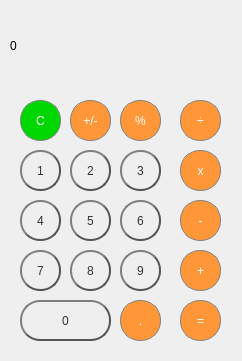
<?xml version="1.0" encoding="UTF-8"?>
<ui version="4.0">
 <class>MainWindow</class>
 <widget class="QMainWindow" name="MainWindow">
  <property name="geometry">
   <rect>
    <x>0</x>
    <y>0</y>
    <width>242</width>
    <height>361</height>
   </rect>
  </property>
  <property name="windowTitle">
   <string>MainWindow</string>
  </property>
  <widget class="QWidget" name="centralwidget">
   <widget class="QLabel" name="label">
    <property name="geometry">
     <rect>
      <x>10</x>
      <y>20</y>
      <width>211</width>
      <height>51</height>
     </rect>
    </property>
    <property name="styleSheet">
     <string notr="true">/* (Label at top) Label Stylesheet */

QLabel {
  qproperty-alignment: 'AlignVCenter | AlignRight';
  border: 1px solid gray;
}

background-color : white;

/* End Label Stylesheet */</string>
    </property>
    <property name="text">
     <string>0</string>
    </property>
   </widget>
   <widget class="QPushButton" name="pushButton_clear">
    <property name="geometry">
     <rect>
      <x>20</x>
      <y>100</y>
      <width>41</width>
      <height>41</height>
     </rect>
    </property>
    <property name="styleSheet">
     <string notr="true">/* (Clear,+/-,%,. buttons) Unary Operations Buttons Stylesheet */

QPushButton {
  background-color: rgb(215, 215,215);
  border: 2px solid #555;
border-radius: 20px;
border-style: outset;
}
QPushButton:pressed {
    background-color: qlineargradient(x1: 0, y1: 0, x2: 0, y2: 1,
                                      stop: 0 #BEBEBE, stop: 1 #D7D7D7);
}
/* End Unary Operations Buttons Stylesheet */

/* (Orange buttons) Operations Buttons Stylesheet */
QPushButton {
  background-color: rgb(0, 215,0);
  color: white; 
  border: 1px solid gray;
}

QPushButton:pressed {
    background-color: qlineargradient(x1: 0, y1: 0, x2: 0, y2: 1,
                                      stop: 0 #FF7832, stop: 1 #FF9739);
}
</string>
    </property>
    <property name="text">
     <string>C</string>
    </property>
   </widget>
   <widget class="QPushButton" name="pushButton_plusMinus">
    <property name="geometry">
     <rect>
      <x>70</x>
      <y>100</y>
      <width>41</width>
      <height>41</height>
     </rect>
    </property>
    <property name="styleSheet">
     <string notr="true">/* (Clear,+/-,%,. buttons) Unary Operations Buttons Stylesheet */

QPushButton {
  background-color: rgb(215, 215, 215);
  border: 2px solid #555;
border-radius: 20px;
border-style: outset;
}
QPushButton:pressed {
    background-color: qlineargradient(x1: 0, y1: 0, x2: 0, y2: 1,
                                      stop: 0 #BEBEBE, stop: 1 #D7D7D7);
}
/* End Unary Operations Buttons Stylesheet */

/* (Orange buttons) Operations Buttons Stylesheet */
QPushButton {
  background-color: rgb(255, 151, 57);
  color: white; 
  border: 1px solid gray;
}

QPushButton:pressed {
    background-color: qlineargradient(x1: 0, y1: 0, x2: 0, y2: 1,
                                      stop: 0 #FF7832, stop: 1 #FF9739);
}
</string>
    </property>
    <property name="text">
     <string>+/-</string>
    </property>
   </widget>
   <widget class="QPushButton" name="pushButton_percent">
    <property name="geometry">
     <rect>
      <x>120</x>
      <y>100</y>
      <width>41</width>
      <height>41</height>
     </rect>
    </property>
    <property name="styleSheet">
     <string notr="true">/* (Clear,+/-,%,. buttons) Unary Operations Buttons Stylesheet */

QPushButton {
  background-color: rgb(215, 215, 215);
  border: 2px solid #555;
border-radius: 20px;
border-style: outset;
}
QPushButton:pressed {
    background-color: qlineargradient(x1: 0, y1: 0, x2: 0, y2: 1,
                                      stop: 0 #BEBEBE, stop: 1 #D7D7D7);
}
/* End Unary Operations Buttons Stylesheet */

/* (Orange buttons) Operations Buttons Stylesheet */
QPushButton {
  background-color: rgb(255, 151, 57);
  color: white; 
  border: 1px solid gray;
}

QPushButton:pressed {
    background-color: qlineargradient(x1: 0, y1: 0, x2: 0, y2: 1,
                                      stop: 0 #FF7832, stop: 1 #FF9739);
}
</string>
    </property>
    <property name="text">
     <string>%</string>
    </property>
   </widget>
   <widget class="QPushButton" name="pushButton_divide">
    <property name="geometry">
     <rect>
      <x>180</x>
      <y>100</y>
      <width>41</width>
      <height>41</height>
     </rect>
    </property>
    <property name="styleSheet">
     <string notr="true">/* (Clear,+/-,%,. buttons) Unary Operations Buttons Stylesheet */

QPushButton {
  background-color: rgb(215, 215, 215);
  border: 2px solid #555;
border-radius: 20px;
border-style: outset;
}
QPushButton:pressed {
    background-color: qlineargradient(x1: 0, y1: 0, x2: 0, y2: 1,
                                      stop: 0 #BEBEBE, stop: 1 #D7D7D7);
}
/* End Unary Operations Buttons Stylesheet */

/* (Orange buttons) Operations Buttons Stylesheet */
QPushButton {
  background-color: rgb(255, 151, 57);
  color: white; 
  border: 1px solid gray;
}

QPushButton:pressed {
    background-color: qlineargradient(x1: 0, y1: 0, x2: 0, y2: 1,
                                      stop: 0 #FF7832, stop: 1 #FF9739);
}
</string>
    </property>
    <property name="text">
     <string>÷</string>
    </property>
   </widget>
   <widget class="QPushButton" name="pushButton_3">
    <property name="geometry">
     <rect>
      <x>120</x>
      <y>150</y>
      <width>41</width>
      <height>41</height>
     </rect>
    </property>
    <property name="styleSheet">
     <string notr="true">QPushButton {
color: #333;
border: 2px solid #555;
border-radius: 20px;
border-style: outset;
background: qradialgradient(
cx: 0.3, cy: -0.4, fx: 0.3, fy: -0.4,
radius: 1.35, stop: 0 #fff, stop: 1 #888
);
padding: 5px;
}

QPushButton:hover {
background: qradialgradient(
cx: 0.3, cy: -0.4, fx: 0.3, fy: -0.4,
radius: 1.35, stop: 0 #fff, stop: 1 #bbb
);
}

QPushButton:pressed {
border-style: inset;
background: qradialgradient(
cx: 0.4, cy: -0.1, fx: 0.4, fy: -0.1,
radius: 1.35, stop: 0 #fff, stop: 1 #ddd
);
}</string>
    </property>
    <property name="text">
     <string>3</string>
    </property>
   </widget>
   <widget class="QPushButton" name="pushButton_2">
    <property name="geometry">
     <rect>
      <x>70</x>
      <y>150</y>
      <width>41</width>
      <height>41</height>
     </rect>
    </property>
    <property name="styleSheet">
     <string notr="true">QPushButton {
color: #333;
border: 2px solid #555;
border-radius: 20px;
border-style: outset;
background: qradialgradient(
cx: 0.3, cy: -0.4, fx: 0.3, fy: -0.4,
radius: 1.35, stop: 0 #fff, stop: 1 #888
);
padding: 5px;
}

QPushButton:hover {
background: qradialgradient(
cx: 0.3, cy: -0.4, fx: 0.3, fy: -0.4,
radius: 1.35, stop: 0 #fff, stop: 1 #bbb
);
}

QPushButton:pressed {
border-style: inset;
background: qradialgradient(
cx: 0.4, cy: -0.1, fx: 0.4, fy: -0.1,
radius: 1.35, stop: 0 #fff, stop: 1 #ddd
);
}</string>
    </property>
    <property name="text">
     <string>2</string>
    </property>
   </widget>
   <widget class="QPushButton" name="pushButton_multiply">
    <property name="geometry">
     <rect>
      <x>180</x>
      <y>150</y>
      <width>41</width>
      <height>41</height>
     </rect>
    </property>
    <property name="styleSheet">
     <string notr="true">/* (Clear,+/-,%,. buttons) Unary Operations Buttons Stylesheet */

QPushButton {
  background-color: rgb(215, 215, 215);
  border: 2px solid #555;
border-radius: 20px;
border-style: outset;
}
QPushButton:pressed {
    background-color: qlineargradient(x1: 0, y1: 0, x2: 0, y2: 1,
                                      stop: 0 #BEBEBE, stop: 1 #D7D7D7);
}
/* End Unary Operations Buttons Stylesheet */

/* (Orange buttons) Operations Buttons Stylesheet */
QPushButton {
  background-color: rgb(255, 151, 57);
  color: white; 
  border: 1px solid gray;
}

QPushButton:pressed {
    background-color: qlineargradient(x1: 0, y1: 0, x2: 0, y2: 1,
                                      stop: 0 #FF7832, stop: 1 #FF9739);
}
</string>
    </property>
    <property name="text">
     <string>x</string>
    </property>
   </widget>
   <widget class="QPushButton" name="pushButton_1">
    <property name="geometry">
     <rect>
      <x>20</x>
      <y>150</y>
      <width>41</width>
      <height>41</height>
     </rect>
    </property>
    <property name="styleSheet">
     <string notr="true">QPushButton {
color: #333;
border: 2px solid #555;
border-radius: 20px;
border-style: outset;
background: qradialgradient(
cx: 0.3, cy: -0.4, fx: 0.3, fy: -0.4,
radius: 1.35, stop: 0 #fff, stop: 1 #888
);
padding: 5px;
}

QPushButton:hover {
background: qradialgradient(
cx: 0.3, cy: -0.4, fx: 0.3, fy: -0.4,
radius: 1.35, stop: 0 #fff, stop: 1 #bbb
);
}

QPushButton:pressed {
border-style: inset;
background: qradialgradient(
cx: 0.4, cy: -0.1, fx: 0.4, fy: -0.1,
radius: 1.35, stop: 0 #fff, stop: 1 #ddd
);
}</string>
    </property>
    <property name="text">
     <string>1</string>
    </property>
   </widget>
   <widget class="QPushButton" name="pushButton_6">
    <property name="geometry">
     <rect>
      <x>120</x>
      <y>200</y>
      <width>41</width>
      <height>41</height>
     </rect>
    </property>
    <property name="styleSheet">
     <string notr="true">QPushButton {
color: #333;
border: 2px solid #555;
border-radius: 20px;
border-style: outset;
background: qradialgradient(
cx: 0.3, cy: -0.4, fx: 0.3, fy: -0.4,
radius: 1.35, stop: 0 #fff, stop: 1 #888
);
padding: 5px;
}

QPushButton:hover {
background: qradialgradient(
cx: 0.3, cy: -0.4, fx: 0.3, fy: -0.4,
radius: 1.35, stop: 0 #fff, stop: 1 #bbb
);
}

QPushButton:pressed {
border-style: inset;
background: qradialgradient(
cx: 0.4, cy: -0.1, fx: 0.4, fy: -0.1,
radius: 1.35, stop: 0 #fff, stop: 1 #ddd
);
}
</string>
    </property>
    <property name="text">
     <string>6</string>
    </property>
   </widget>
   <widget class="QPushButton" name="pushButton_5">
    <property name="geometry">
     <rect>
      <x>70</x>
      <y>200</y>
      <width>41</width>
      <height>41</height>
     </rect>
    </property>
    <property name="styleSheet">
     <string notr="true">QPushButton {
color: #333;
border: 2px solid #555;
border-radius: 20px;
border-style: outset;
background: qradialgradient(
cx: 0.3, cy: -0.4, fx: 0.3, fy: -0.4,
radius: 1.35, stop: 0 #fff, stop: 1 #888
);
padding: 5px;
}

QPushButton:hover {
background: qradialgradient(
cx: 0.3, cy: -0.4, fx: 0.3, fy: -0.4,
radius: 1.35, stop: 0 #fff, stop: 1 #bbb
);
}

QPushButton:pressed {
border-style: inset;
background: qradialgradient(
cx: 0.4, cy: -0.1, fx: 0.4, fy: -0.1,
radius: 1.35, stop: 0 #fff, stop: 1 #ddd
);
}</string>
    </property>
    <property name="text">
     <string>5</string>
    </property>
   </widget>
   <widget class="QPushButton" name="pushButton_minus">
    <property name="geometry">
     <rect>
      <x>180</x>
      <y>200</y>
      <width>41</width>
      <height>41</height>
     </rect>
    </property>
    <property name="styleSheet">
     <string notr="true">/* (Clear,+/-,%,. buttons) Unary Operations Buttons Stylesheet */

QPushButton {
  background-color: rgb(215, 215, 215);
  border: 2px solid #555;
border-radius: 20px;
border-style: outset;
}
QPushButton:pressed {
    background-color: qlineargradient(x1: 0, y1: 0, x2: 0, y2: 1,
                                      stop: 0 #BEBEBE, stop: 1 #D7D7D7);
}
/* End Unary Operations Buttons Stylesheet */

/* (Orange buttons) Operations Buttons Stylesheet */
QPushButton {
  background-color: rgb(255, 151, 57);
  color: white; 
  border: 1px solid gray;
}

QPushButton:pressed {
    background-color: qlineargradient(x1: 0, y1: 0, x2: 0, y2: 1,
                                      stop: 0 #FF7832, stop: 1 #FF9739);
}
</string>
    </property>
    <property name="text">
     <string>-</string>
    </property>
   </widget>
   <widget class="QPushButton" name="pushButton_4">
    <property name="geometry">
     <rect>
      <x>20</x>
      <y>200</y>
      <width>41</width>
      <height>41</height>
     </rect>
    </property>
    <property name="styleSheet">
     <string notr="true">QPushButton {
color: #333;
border: 2px solid #555;
border-radius: 20px;
border-style: outset;
background: qradialgradient(
cx: 0.3, cy: -0.4, fx: 0.3, fy: -0.4,
radius: 1.35, stop: 0 #fff, stop: 1 #888
);
padding: 5px;
}

QPushButton:hover {
background: qradialgradient(
cx: 0.3, cy: -0.4, fx: 0.3, fy: -0.4,
radius: 1.35, stop: 0 #fff, stop: 1 #bbb
);
}

QPushButton:pressed {
border-style: inset;
background: qradialgradient(
cx: 0.4, cy: -0.1, fx: 0.4, fy: -0.1,
radius: 1.35, stop: 0 #fff, stop: 1 #ddd
);
}</string>
    </property>
    <property name="text">
     <string>4</string>
    </property>
   </widget>
   <widget class="QPushButton" name="pushButton_9">
    <property name="geometry">
     <rect>
      <x>120</x>
      <y>250</y>
      <width>41</width>
      <height>41</height>
     </rect>
    </property>
    <property name="styleSheet">
     <string notr="true">QPushButton {
color: #333;
border: 2px solid #555;
border-radius: 20px;
border-style: outset;
background: qradialgradient(
cx: 0.3, cy: -0.4, fx: 0.3, fy: -0.4,
radius: 1.35, stop: 0 #fff, stop: 1 #888
);
padding: 5px;
}

QPushButton:hover {
background: qradialgradient(
cx: 0.3, cy: -0.4, fx: 0.3, fy: -0.4,
radius: 1.35, stop: 0 #fff, stop: 1 #bbb
);
}

QPushButton:pressed {
border-style: inset;
background: qradialgradient(
cx: 0.4, cy: -0.1, fx: 0.4, fy: -0.1,
radius: 1.35, stop: 0 #fff, stop: 1 #ddd
);
}
</string>
    </property>
    <property name="text">
     <string>9</string>
    </property>
   </widget>
   <widget class="QPushButton" name="pushButton_8">
    <property name="geometry">
     <rect>
      <x>70</x>
      <y>250</y>
      <width>41</width>
      <height>41</height>
     </rect>
    </property>
    <property name="styleSheet">
     <string notr="true">QPushButton {
color: #333;
border: 2px solid #555;
border-radius: 20px;
border-style: outset;
background: qradialgradient(
cx: 0.3, cy: -0.4, fx: 0.3, fy: -0.4,
radius: 1.35, stop: 0 #fff, stop: 1 #888
);
padding: 5px;
}

QPushButton:hover {
background: qradialgradient(
cx: 0.3, cy: -0.4, fx: 0.3, fy: -0.4,
radius: 1.35, stop: 0 #fff, stop: 1 #bbb
);
}

QPushButton:pressed {
border-style: inset;
background: qradialgradient(
cx: 0.4, cy: -0.1, fx: 0.4, fy: -0.1,
radius: 1.35, stop: 0 #fff, stop: 1 #ddd
);
}</string>
    </property>
    <property name="text">
     <string>8</string>
    </property>
   </widget>
   <widget class="QPushButton" name="pushButton_add">
    <property name="geometry">
     <rect>
      <x>180</x>
      <y>250</y>
      <width>41</width>
      <height>41</height>
     </rect>
    </property>
    <property name="styleSheet">
     <string notr="true">/* (Clear,+/-,%,. buttons) Unary Operations Buttons Stylesheet */

QPushButton {
  background-color: rgb(215, 215, 215);
  border: 2px solid #555;
border-radius: 20px;
border-style: outset;
}
QPushButton:pressed {
    background-color: qlineargradient(x1: 0, y1: 0, x2: 0, y2: 1,
                                      stop: 0 #BEBEBE, stop: 1 #D7D7D7);
}
/* End Unary Operations Buttons Stylesheet */

/* (Orange buttons) Operations Buttons Stylesheet */
QPushButton {
  background-color: rgb(255, 151, 57);
  color: white; 
  border: 1px solid gray;
}

QPushButton:pressed {
    background-color: qlineargradient(x1: 0, y1: 0, x2: 0, y2: 1,
                                      stop: 0 #FF7832, stop: 1 #FF9739);
}
</string>
    </property>
    <property name="text">
     <string>+</string>
    </property>
   </widget>
   <widget class="QPushButton" name="pushButton_7">
    <property name="geometry">
     <rect>
      <x>20</x>
      <y>250</y>
      <width>41</width>
      <height>41</height>
     </rect>
    </property>
    <property name="styleSheet">
     <string notr="true">QPushButton {
color: #333;
border: 2px solid #555;
border-radius: 20px;
border-style: outset;
background: qradialgradient(
cx: 0.3, cy: -0.4, fx: 0.3, fy: -0.4,
radius: 1.35, stop: 0 #fff, stop: 1 #888
);
padding: 5px;
}

QPushButton:hover {
background: qradialgradient(
cx: 0.3, cy: -0.4, fx: 0.3, fy: -0.4,
radius: 1.35, stop: 0 #fff, stop: 1 #bbb
);
}

QPushButton:pressed {
border-style: inset;
background: qradialgradient(
cx: 0.4, cy: -0.1, fx: 0.4, fy: -0.1,
radius: 1.35, stop: 0 #fff, stop: 1 #ddd
);
}</string>
    </property>
    <property name="text">
     <string>7</string>
    </property>
   </widget>
   <widget class="QPushButton" name="pushButton_dot">
    <property name="geometry">
     <rect>
      <x>120</x>
      <y>300</y>
      <width>41</width>
      <height>41</height>
     </rect>
    </property>
    <property name="styleSheet">
     <string notr="true">/* (Clear,+/-,%,. buttons) Unary Operations Buttons Stylesheet */

QPushButton {
  background-color: rgb(215, 215, 215);
  border: 2px solid #555;
border-radius: 20px;
border-style: outset;
}
QPushButton:pressed {
    background-color: qlineargradient(x1: 0, y1: 0, x2: 0, y2: 1,
                                      stop: 0 #BEBEBE, stop: 1 #D7D7D7);
}
/* End Unary Operations Buttons Stylesheet */

/* (Orange buttons) Operations Buttons Stylesheet */
QPushButton {
  background-color: rgb(255, 151, 57);
  color: white; 
  border: 1px solid gray;
}

QPushButton:pressed {
    background-color: qlineargradient(x1: 0, y1: 0, x2: 0, y2: 1,
                                      stop: 0 #FF7832, stop: 1 #FF9739);
}
</string>
    </property>
    <property name="text">
     <string>.</string>
    </property>
   </widget>
   <widget class="QPushButton" name="pushButton_0">
    <property name="geometry">
     <rect>
      <x>20</x>
      <y>300</y>
      <width>91</width>
      <height>41</height>
     </rect>
    </property>
    <property name="styleSheet">
     <string notr="true">QPushButton {
color: #333;
border: 2px solid #555;
border-radius: 20px;
border-style: outset;
background: qradialgradient(
cx: 0.3, cy: -0.4, fx: 0.3, fy: -0.4,
radius: 1.35, stop: 0 #fff, stop: 1 #888
);
padding: 5px;
}

QPushButton:hover {
background: qradialgradient(
cx: 0.3, cy: -0.4, fx: 0.3, fy: -0.4,
radius: 1.35, stop: 0 #fff, stop: 1 #bbb
);
}

QPushButton:pressed {
border-style: inset;
background: qradialgradient(
cx: 0.4, cy: -0.1, fx: 0.4, fy: -0.1,
radius: 1.35, stop: 0 #fff, stop: 1 #ddd
);
}</string>
    </property>
    <property name="text">
     <string>0</string>
    </property>
   </widget>
   <widget class="QPushButton" name="pushButton_equals">
    <property name="geometry">
     <rect>
      <x>180</x>
      <y>300</y>
      <width>41</width>
      <height>41</height>
     </rect>
    </property>
    <property name="styleSheet">
     <string notr="true">/* (Clear,+/-,%,. buttons) Unary Operations Buttons Stylesheet */

QPushButton {
  background-color: rgb(215, 215, 215);
  border: 2px solid #555;
border-radius: 20px;
border-style: outset;
}
QPushButton:pressed {
    background-color: qlineargradient(x1: 0, y1: 0, x2: 0, y2: 1,
                                      stop: 0 #BEBEBE, stop: 1 #D7D7D7);
}
/* End Unary Operations Buttons Stylesheet */

/* (Orange buttons) Operations Buttons Stylesheet */
QPushButton {
  background-color: rgb(255, 151, 57);
  color: white; 
  border: 1px solid gray;
}

QPushButton:pressed {
    background-color: qlineargradient(x1: 0, y1: 0, x2: 0, y2: 1,
                                      stop: 0 #FF7832, stop: 1 #FF9739);
}
</string>
    </property>
    <property name="text">
     <string>=</string>
    </property>
   </widget>
  </widget>
 </widget>
 <resources/>
 <connections/>
</ui>
